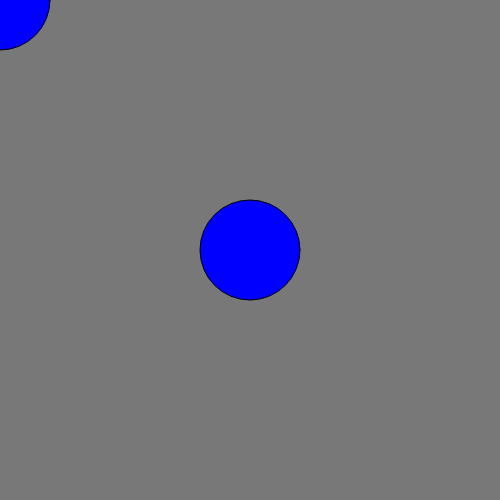
Frame 1 (no input)
Frame 60 (no input): identical to frame 1, image omitted
Frame 120 (the mouse pressed at the canvas centre since frame 60): identical to frame 1, image omitted

The p5.js sketch that drew this single still picture (run headless with seeded random() and noise() and a simulated clock; from frame 60 on, the mouse is pressed at the canvas centre):

// p5.js sketch
// ── sketch.js
function setup() 
{
	createCanvas(500, 500);
}

function draw()
{
    background(120)

    push()
    translate(width/2,height/2)
    fill(0,0,255)
    ellipse(0,0,100)
    pop()

    fill(0,0,255)
    ellipse(0,0,100)
  

}
